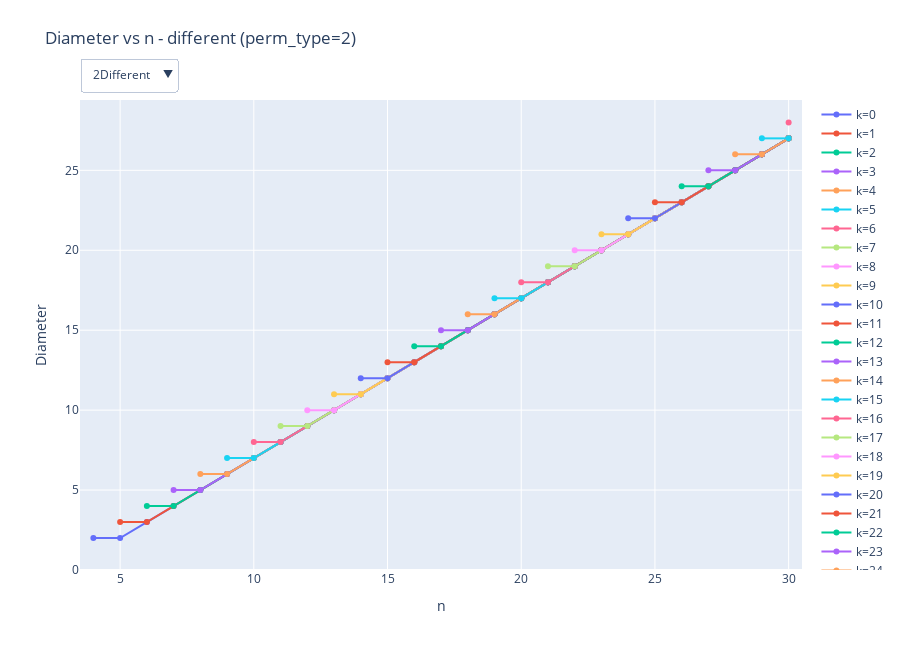

Notebook code cell kept with this figure:
### Markdown cell above
---
## Group 1: "different" (3 cosets)
- 2Different: [0, 1, 1, 1, ...]
- 3Different: [0, 1, 2, 2, ...]
- 4Different: [0, 1, 2, 3, 3, ...]

### Code cell
%%time
group_name = "different"

# Customize ranges as needed:
# - min_n, max_n: range of n values to compute
# - k_range: tuple (k_min, k_max) or None for all valid k
# - Results are cached: only new (coset, k, n) combinations are computed
results = run_group(group_name, COSET_GROUPS[group_name],
                    min_n=4, max_n=30, k_range=None)
df = save_results(group_name, results, COSET_GROUPS[group_name], append=True)
plot_group_results(group_name, df)
print("\nSample data:")
display(df.head(15))

### Figure 1 — Plotly figure (JSON) as saved in the notebook; plotly's stock layout.template omitted (floating-point values rounded to 4 significant figures)
{"data": [{"hovertemplate": "n=%{x}<br>diameter=%{y}<br>k=0", "mode": "lines+markers", "name": "k=0", "type": "scatter", "visible": true, "x": [4, 5, 6, 7, 8, 9, 10, 11, 12, 13, 14, 15, 16, 17, 18, 19, 20, 21, 22, 23, 24, 25, 26, 27, 28, 29, 30], "y": [2, 2, 3, 4, 5, 6, 7, 8, 9, 10, 11, 12, 13, 14, 15, 16, 17, 18, 19, 20, 21, 22, 23, 24, 25, 26, 27]}, {"hovertemplate": "n=%{x}<br>diameter=%{y}<br>k=1", "mode": "lines+markers", "name": "k=1", "type": "scatter", "visible": true, "x": [5, 6, 7, 8, 9, 10, 11, 12, 13, 14, 15, 16, 17, 18, 19, 20, 21, 22, 23, 24, 25, 26, 27, 28, 29, 30], "y": [3, 3, 4, 5, 6, 7, 8, 9, 10, 11, 12, 13, 14, 15, 16, 17, 18, 19, 20, 21, 22, 23, 24, 25, 26, 27]}, {"hovertemplate": "n=%{x}<br>diameter=%{y}<br>k=2", "mode": "lines+markers", "name": "k=2", "type": "scatter", "visible": true, "x": [6, 7, 8, 9, 10, 11, 12, 13, 14, 15, 16, 17, 18, 19, 20, 21, 22, 23, 24, 25, 26, 27, 28, 29, 30], "y": [4, 4, 5, 6, 7, 8, 9, 10, 11, 12, 13, 14, 15, 16, 17, 18, 19, 20, 21, 22, 23, 24, 25, 26, 27]}, {"hovertemplate": "n=%{x}<br>diameter=%{y}<br>k=3", "mode": "lines+markers", "name": "k=3", "type": "scatter", "visible": true, "x": [7, 8, 9, 10, 11, 12, 13, 14, 15, 16, 17, 18, 19, 20, 21, 22, 23, 24, 25, 26, 27, 28, 29, 30], "y": [5, 5, 6, 7, 8, 9, 10, 11, 12, 13, 14, 15, 16, 17, 18, 19, 20, 21, 22, 23, 24, 25, 26, 27]}, {"hovertemplate": "n=%{x}<br>diameter=%{y}<br>k=4", "mode": "lines+markers", "name": "k=4", "type": "scatter", "visible": true, "x": [8, 9, 10, 11, 12, 13, 14, 15, 16, 17, 18, 19, 20, 21, 22, 23, 24, 25, 26, 27, 28, 29, 30], "y": [6, 6, 7, 8, 9, 10, 11, 12, 13, 14, 15, 16, 17, 18, 19, 20, 21, 22, 23, 24, 25, 26, 27]}, {"hovertemplate": "n=%{x}<br>diameter=%{y}<br>k=5", "mode": "lines+markers", "name": "k=5", "type": "scatter", "visible": true, "x": [9, 10, 11, 12, 13, 14, 15, 16, 17, 18, 19, 20, 21, 22, 23, 24, 25, 26, 27, 28, 29, 30], "y": [7, 7, 8, 9, 10, 11, 12, 13, 14, 15, 16, 17, 18, 19, 20, 21, 22, 23, 24, 25, 26, 27]}, {"hovertemplate": "n=%{x}<br>diameter=%{y}<br>k=6", "mode": "lines+markers", "name": "k=6", "type": "scatter", "visible": true, "x": [10, 11, 12, 13, 14, 15, 16, 17, 18, 19, 20, 21, 22, 23, 24, 25, 26, 27, 28, 29, 30], "y": [8, 8, 9, 10, 11, 12, 13, 14, 15, 16, 17, 18, 19, 20, 21, 22, 23, 24, 25, 26, 27]}, {"hovertemplate": "n=%{x}<br>diameter=%{y}<br>k=7", "mode": "lines+markers", "name": "k=7", "type": "scatter", "visible": true, "x": [11, 12, 13, 14, 15, 16, 17, 18, 19, 20, 21, 22, 23, 24, 25, 26, 27, 28, 29, 30], "y": [9, 9, 10, 11, 12, 13, 14, 15, 16, 17, 18, 19, 20, 21, 22, 23, 24, 25, 26, 27]}, {"hovertemplate": "n=%{x}<br>diameter=%{y}<br>k=8", "mode": "lines+markers", "name": "k=8", "type": "scatter", "visible": true, "x": [12, 13, 14, 15, 16, 17, 18, 19, 20, 21, 22, 23, 24, 25, 26, 27, 28, 29, 30], "y": [10, 10, 11, 12, 13, 14, 15, 16, 17, 18, 19, 20, 21, 22, 23, 24, 25, 26, 27]}, {"hovertemplate": "n=%{x}<br>diameter=%{y}<br>k=9", "mode": "lines+markers", "name": "k=9", "type": "scatter", "visible": true, "x": [13, 14, 15, 16, 17, 18, 19, 20, 21, 22, 23, 24, 25, 26, 27, 28, 29, 30], "y": [11, 11, 12, 13, 14, 15, 16, 17, 18, 19, 20, 21, 22, 23, 24, 25, 26, 27]}, {"hovertemplate": "n=%{x}<br>diameter=%{y}<br>k=10", "mode": "lines+markers", "name": "k=10", "type": "scatter", "visible": true, "x": [14, 15, 16, 17, 18, 19, 20, 21, 22, 23, 24, 25, 26, 27, 28, 29, 30], "y": [12, 12, 13, 14, 15, 16, 17, 18, 19, 20, 21, 22, 23, 24, 25, 26, 27]}, {"hovertemplate": "n=%{x}<br>diameter=%{y}<br>k=11", "mode": "lines+markers", "name": "k=11", "type": "scatter", "visible": true, "x": [15, 16, 17, 18, 19, 20, 21, 22, 23, 24, 25, 26, 27, 28, 29, 30], "y": [13, 13, 14, 15, 16, 17, 18, 19, 20, 21, 22, 23, 24, 25, 26, 27]}, {"hovertemplate": "n=%{x}<br>diameter=%{y}<br>k=12", "mode": "lines+markers", "name": "k=12", "type": "scatter", "visible": true, "x": [16, 17, 18, 19, 20, 21, 22, 23, 24, 25, 26, 27, 28, 29, 30], "y": [14, 14, 15, 16, 17, 18, 19, 20, 21, 22, 23, 24, 25, 26, 27]}, {"hovertemplate": "n=%{x}<br>diameter=%{y}<br>k=13", "mode": "lines+markers", "name": "k=13", "type": "scatter", "visible": true, "x": [17, 18, 19, 20, 21, 22, 23, 24, 25, 26, 27, 28, 29, 30], "y": [15, 15, 16, 17, 18, 19, 20, 21, 22, 23, 24, 25, 26, 27]}, {"hovertemplate": "n=%{x}<br>diameter=%{y}<br>k=14", "mode": "lines+markers", "name": "k=14", "type": "scatter", "visible": true, "x": [18, 19, 20, 21, 22, 23, 24, 25, 26, 27, 28, 29, 30], "y": [16, 16, 17, 18, 19, 20, 21, 22, 23, 24, 25, 26, 27]}, {"hovertemplate": "n=%{x}<br>diameter=%{y}<br>k=15", "mode": "lines+markers", "name": "k=15", "type": "scatter", "visible": true, "x": [19, 20, 21, 22, 23, 24, 25, 26, 27, 28, 29, 30], "y": [17, 17, 18, 19, 20, 21, 22, 23, 24, 25, 26, 27]}, {"hovertemplate": "n=%{x}<br>diameter=%{y}<br>k=16", "mode": "lines+markers", "name": "k=16", "type": "scatter", "visible": true, "x": [20, 21, 22, 23, 24, 25, 26, 27, 28, 29, 30], "y": [18, 18, 19, 20, 21, 22, 23, 24, 25, 26, 27]}, {"hovertemplate": "n=%{x}<br>diameter=%{y}<br>k=17", "mode": "lines+markers", "name": "k=17", "type": "scatter", "visible": true, "x": [21, 22, 23, 24, 25, 26, 27, 28, 29, 30], "y": [19, 19, 20, 21, 22, 23, 24, 25, 26, 27]}, {"hovertemplate": "n=%{x}<br>diameter=%{y}<br>k=18", "mode": "lines+markers", "name": "k=18", "type": "scatter", "visible": true, "x": [22, 23, 24, 25, 26, 27, 28, 29, 30], "y": [20, 20, 21, 22, 23, 24, 25, 26, 27]}, {"hovertemplate": "n=%{x}<br>diameter=%{y}<br>k=19", "mode": "lines+markers", "name": "k=19", "type": "scatter", "visible": true, "x": [23, 24, 25, 26, 27, 28, 29, 30], "y": [21, 21, 22, 23, 24, 25, 26, 27]}, {"hovertemplate": "n=%{x}<br>diameter=%{y}<br>k=20", "mode": "lines+markers", "name": "k=20", "type": "scatter", "visible": true, "x": [24, 25, 26, 27, 28, 29, 30], "y": [22, 22, 23, 24, 25, 26, 27]}, {"hovertemplate": "n=%{x}<br>diameter=%{y}<br>k=21", "mode": "lines+markers", "name": "k=21", "type": "scatter", "visible": true, "x": [25, 26, 27, 28, 29, 30], "y": [23, 23, 24, 25, 26, 27]}, {"hovertemplate": "n=%{x}<br>diameter=%{y}<br>k=22", "mode": "lines+markers", "name": "k=22", "type": "scatter", "visible": true, "x": [26, 27, 28, 29, 30], "y": [24, 24, 25, 26, 27]}, {"hovertemplate": "n=%{x}<br>diameter=%{y}<br>k=23", "mode": "lines+markers", "name": "k=23", "type": "scatter", "visible": true, "x": [27, 28, 29, 30], "y": [25, 25, 26, 27]}, {"hovertemplate": "n=%{x}<br>diameter=%{y}<br>k=24", "mode": "lines+markers", "name": "k=24", "type": "scatter", "visible": true, "x": [28, 29, 30], "y": [26, 26, 27]}, {"hovertemplate": "n=%{x}<br>diameter=%{y}<br>k=25", "mode": "lines+markers", "name": "k=25", "type": "scatter", "visible": true, "x": [29, 30], "y": [27, 27]}, {"hovertemplate": "n=%{x}<br>diameter=%{y}<br>k=26", "mode": "lines+markers", "name": "k=26", "type": "scatter", "visible": true, "x": [30], "y": [28]}, {"hovertemplate": "n=%{x}<br>diameter=%{y}<br>k=0", "mode": "lines+markers", "name": "k=0", "type": "scatter", "visible": false, "x": [4, 5, 6, 7, 8, 9, 10, 11, 12, 13, 14, 15, 16, 17, 18, 19, 20, 21, 22, 23, 24, 25, 26, 27, 28, 29, 30], "y": [2, 6, 5, 11, 7, 16, 11, 21, 14, 28, 18, 35, 21, 42, 25, 49, 28, 56, 32, 63, 35, 70, 39, 77, 42, 84, 46]}, {"hovertemplate": "n=%{x}<br>diameter=%{y}<br>k=1", "mode": "lines+markers", "name": "k=1", "type": "scatter", "visible": false, "x": [5, 6, 7, 8, 9, 10, 11, 12, 13, 14, 15, 16, 17, 18, 19, 20, 21, 22, 23, 24, 25, 26, 27, 28, 29, 30], "y": [4, 4, 10, 11, 8, 17, 18, 14, 24, 25, 18, 32, 34, 24, 42, 44, 28, 52, 54, 34, 62, 64, 38, 72, 74, 44]}, {"hovertemplate": "n=%{x}<br>diameter=%{y}<br>k=2", "mode": "lines+markers", "name": "k=2", "type": "scatter", "visible": false, "x": [6, 7, 8, 9, 10, 11, 12, 13, 14, 15, 16, 17, 18, 19, 20, 21, 22, 23, 24, 25, 26, 27, 28, 29, 30], "y": [5, 10, 7, 13, 9, 19, 12, 22, 16, 29, 20, 34, 22, 42, 25, 47, 29, 55, 33, 60, 35, 68, 38, 73, 42]}, {"hovertemplate": "n=%{x}<br>diameter=%{y}<br>k=3", "mode": "lines+markers", "name": "k=3", "type": "scatter", "visible": false, "x": [7, 8, 9, 10, 11, 12, 13, 14, 15, 16, 17, 18, 19, 20, 21, 22, 23, 24, 25, 26, 27, 28, 29, 30], "y": [11, 17, 18, 9, 23, 33, 39, 35, 16, 41, 55, 61, 55, 25, 61, 77, 83, 73, 32, 79, 103, 110, 93, 41]}, {"hovertemplate": "n=%{x}<br>diameter=%{y}<br>k=4", "mode": "lines+markers", "name": "k=4", "type": "scatter", "visible": false, "x": [8, 9, 10, 11, 12, 13, 14, 15, 16, 17, 18, 19, 20, 21, 22, 23, 24, 25, 26, 27, 28, 29, 30], "y": [8, 11, 14, 28, 11, 35, 21, 24, 27, 54, 20, 61, 35, 43, 43, 84, 30, 93, 54, 62, 62, 116, 39]}, {"hovertemplate": "n=%{x}<br>diameter=%{y}<br>k=5", "mode": "lines+markers", "name": "k=5", "type": "scatter", "visible": false, "x": [9, 10, 11, 12, 13, 14, 15, 16, 17, 18, 19, 20, 21, 22, 23, 24, 25, 26, 27, 28, 29, 30], "y": [18, 17, 23, 39, 40, 13, 50, 63, 47, 53, 84, 79, 24, 89, 108, 77, 83, 129, 122, 35, 132, 153]}, {"hovertemplate": "n=%{x}<br>diameter=%{y}<br>k=6", "mode": "lines+markers", "name": "k=6", "type": "scatter", "visible": false, "x": [10, 11, 12, 13, 14, 15, 16, 17, 18, 19, 20, 21, 22, 23, 24, 25, 26, 27, 28, 29, 30], "y": [14, 27, 16, 38, 27, 55, 15, 66, 40, 78, 33, 89, 54, 106, 28, 117, 67, 129, 57, 140, 86]}, {"hovertemplate": "n=%{x}<br>diameter=%{y}<br>k=7", "mode": "lines+markers", "name": "k=7", "type": "scatter", "visible": false, "x": [11, 12, 13, 14, 15, 16, 17, 18, 19, 20, 21, 22, 23, 24, 25, 26, 27, 28, 29, 30], "y": [25, 21, 31, 35, 27, 69, 71, 17, 85, 101, 49, 79, 86, 59, 145, 139, 32, 153, 177, 81]}, {"hovertemplate": "n=%{x}<br>diameter=%{y}<br>k=8", "mode": "lines+markers", "name": "k=8", "type": "scatter", "visible": false, "x": [12, 13, 14, 15, 16, 17, 18, 19, 20, 21, 22, 23, 24, 25, 26, 27, 28, 29, 30], "y": [19, 27, 24, 21, 27, 54, 46, 90, 19, 105, 61, 90, 58, 42, 60, 117, 88, 174, 36]}, {"hovertemplate": "n=%{x}<br>diameter=%{y}<br>k=9", "mode": "lines+markers", "name": "k=9", "type": "scatter", "visible": false, "x": [13, 14, 15, 16, 17, 18, 19, 20, 21, 22, 23, 24, 25, 26, 27, 28, 29, 30], "y": [34, 37, 36, 51, 55, 53, 77, 107, 110, 21, 128, 147, 129, 105, 135, 137, 122, 169]}, {"hovertemplate": "n=%{x}<br>diameter=%{y}<br>k=10", "mode": "lines+markers", "name": "k=10", "type": "scatter", "visible": false, "x": [14, 15, 16, 17, 18, 19, 20, 21, 22, 23, 24, 25, 26, 27, 28, 29, 30], "y": [25, 27, 28, 66, 26, 85, 37, 52, 67, 133, 23, 152, 88, 77, 66, 191, 51]}, {"hovertemplate": "n=%{x}<br>diameter=%{y}<br>k=11", "mode": "lines+markers", "name": "k=11", "type": "scatter", "visible": false, "x": [15, 16, 17, 18, 19, 20, 21, 22, 23, 24, 25, 26, 27, 28, 29, 30], "y": [43, 38, 47, 65, 72, 81, 98, 79, 97, 153, 157, 25, 179, 201, 145, 139]}, {"hovertemplate": "n=%{x}<br>diameter=%{y}<br>k=12", "mode": "lines+markers", "name": "k=12", "type": "scatter", "visible": false, "x": [16, 17, 18, 19, 20, 21, 22, 23, 24, 25, 26, 27, 28, 29, 30], "y": [30, 49, 35, 60, 47, 31, 56, 95, 58, 128, 94, 184, 27, 207, 117]}, {"hovertemplate": "n=%{x}<br>diameter=%{y}<br>k=13", "mode": "lines+markers", "name": "k=13", "type": "scatter", "visible": false, "x": [17, 18, 19, 20, 21, 22, 23, 24, 25, 26, 27, 28, 29, 30], "y": [52, 37, 49, 35, 48, 101, 109, 65, 47, 105, 80, 207, 212, 29]}, {"hovertemplate": "n=%{x}<br>diameter=%{y}<br>k=14", "mode": "lines+markers", "name": "k=14", "type": "scatter", "visible": false, "x": [18, 19, 20, 21, 22, 23, 24, 25, 26, 27, 28, 29, 30], "y": [36, 51, 37, 76, 49, 121, 36, 148, 70, 136, 70, 152, 123]}, {"hovertemplate": "n=%{x}<br>diameter=%{y}<br>k=15", "mode": "lines+markers", "name": "k=15", "type": "scatter", "visible": false, "x": [19, 20, 21, 22, 23, 24, 25, 26, 27, 28, 29, 30], "y": [61, 62, 64, 93, 91, 91, 130, 143, 120, 147, 192, 139]}, {"hovertemplate": "n=%{x}<br>diameter=%{y}<br>k=16", "mode": "lines+markers", "name": "k=16", "type": "scatter", "visible": false, "x": [20, 21, 22, 23, 24, 25, 26, 27, 28, 29, 30], "y": [41, 43, 45, 92, 42, 90, 81, 41, 92, 133, 57]}, {"hovertemplate": "n=%{x}<br>diameter=%{y}<br>k=17", "mode": "lines+markers", "name": "k=17", "type": "scatter", "visible": false, "x": [21, 22, 23, 24, 25, 26, 27, 28, 29, 30], "y": [70, 64, 66, 83, 110, 137, 136, 167, 179, 181]}, {"hovertemplate": "n=%{x}<br>diameter=%{y}<br>k=18", "mode": "lines+markers", "name": "k=18", "type": "scatter", "visible": false, "x": [22, 23, 24, 25, 26, 27, 28, 29, 30], "y": [47, 75, 49, 47, 72, 131, 65, 192, 46]}, {"hovertemplate": "n=%{x}<br>diameter=%{y}<br>k=19", "mode": "lines+markers", "name": "k=19", "type": "scatter", "visible": false, "x": [23, 24, 25, 26, 27, 28, 29, 30], "y": [79, 53, 81, 99, 73, 49, 157, 93]}, {"hovertemplate": "n=%{x}<br>diameter=%{y}<br>k=20", "mode": "lines+markers", "name": "k=20", "type": "scatter", "visible": false, "x": [24, 25, 26, 27, 28, 29, 30], "y": [52, 77, 56, 124, 74, 151, 96]}, {"hovertemplate": "n=%{x}<br>diameter=%{y}<br>k=21", "mode": "lines+markers", "name": "k=21", "type": "scatter", "visible": false, "x": [25, 26, 27, 28, 29, 30], "y": [88, 88, 83, 124, 129, 173]}, {"hovertemplate": "n=%{x}<br>diameter=%{y}<br>k=22", "mode": "lines+markers", "name": "k=22", "type": "scatter", "visible": false, "x": [26, 27, 28, 29, 30], "y": [58, 59, 58, 108, 57]}, {"hovertemplate": "n=%{x}<br>diameter=%{y}<br>k=23", "mode": "lines+markers", "name": "k=23", "type": "scatter", "visible": false, "x": [27, 28, 29, 30], "y": [97, 90, 98, 61]}, {"hovertemplate": "n=%{x}<br>diameter=%{y}<br>k=24", "mode": "lines+markers", "name": "k=24", "type": "scatter", "visible": false, "x": [28, 29, 30], "y": [63, 101, 66]}, {"hovertemplate": "n=%{x}<br>diameter=%{y}<br>k=25", "mode": "lines+markers", "name": "k=25", "type": "scatter", "visible": false, "x": [29, 30], "y": [106, 69]}, {"hovertemplate": "n=%{x}<br>diameter=%{y}<br>k=26", "mode": "lines+markers", "name": "k=26", "type": "scatter", "visible": false, "x": [30], "y": [69]}, {"hovertemplate": "n=%{x}<br>diameter=%{y}<br>k=0", "mode": "lines+markers", "name": "k=0", "type": "scatter", "visible": false, "x": [4, 5, 6, 7, 8, 9, 10, 11, 12, 13, 14, 15, 16, 17, 18, 19, 20, 21, 22, 23, 24, 25, 26, 27, 28, 29, 30], "y": [2, 7, 6, 14, 10, 22, 15, 29, 18, 37, 24, 44, 28, 51, 32, 59, 37, 66, 41, 73, 45, 81, 50, 88, 54, 95, 60]}, {"hovertemplate": "n=%{x}<br>diameter=%{y}<br>k=1", "mode": "lines+markers", "name": "k=1", "type": "scatter", "visible": false, "x": [5, 6, 7, 8, 9, 10, 11, 12, 13, 14, 15, 16, 17, 18, 19, 20, 21, 22, 23, 24, 25, 26, 27, 28, 29, 30], "y": [7, 7, 15, 19, 10, 28, 33, 16, 42, 47, 21, 56, 61, 27, 70, 75, 32, 85, 92, 38, 102, 109, 44, 119, 126, 49]}, {"hovertemplate": "n=%{x}<br>diameter=%{y}<br>k=2", "mode": "lines+markers", "name": "k=2", "type": "scatter", "visible": false, "x": [6, 7, 8, 9, 10, 11, 12, 13, 14, 15, 16, 17, 18, 19, 20, 21, 22, 23, 24, 25, 26, 27, 28, 29, 30], "y": [6, 14, 8, 23, 15, 33, 15, 41, 24, 51, 22, 61, 34, 70, 30, 83, 47, 92, 36, 105, 60, 114, 43, 127, 73]}, {"hovertemplate": "n=%{x}<br>diameter=%{y}<br>k=3", "mode": "lines+markers", "name": "k=3", "type": "scatter", "visible": false, "x": [7, 8, 9, 10, 11, 12, 13, 14, 15, 16, 17, 18, 19, 20, 21, 22, 23, 24, 25, 26, 27, 28, 29, 30], "y": [15, 21, 29, 10, 40, 45, 51, 62, 19, 73, 78, 82, 95, 27, 106, 113, 119, 129, 37, 142, 151, 157, 167, 46]}, {"hovertemplate": "n=%{x}<br>diameter=%{y}<br>k=4", "mode": "lines+markers", "name": "k=4", "type": "scatter", "visible": false, "x": [8, 9, 10, 11, 12, 13, 14, 15, 16, 17, 18, 19, 20, 21, 22, 23, 24, 25, 26, 27, 28, 29, 30], "y": [11, 15, 21, 45, 12, 62, 37, 32, 45, 94, 23, 114, 63, 53, 71, 148, 33, 166, 89, 74, 101, 206, 44]}, {"hovertemplate": "n=%{x}<br>diameter=%{y}<br>k=5", "mode": "lines+markers", "name": "k=5", "type": "scatter", "visible": false, "x": [9, 10, 11, 12, 13, 14, 15, 16, 17, 18, 19, 20, 21, 22, 23, 24, 25, 26, 27, 28, 29, 30], "y": [23, 30, 40, 48, 60, 16, 80, 84, 90, 100, 110, 127, 27, 147, 151, 150, 160, 172, 195, 39, 217, 218]}, {"hovertemplate": "n=%{x}<br>diameter=%{y}<br>k=6", "mode": "lines+markers", "name": "k=6", "type": "scatter", "visible": false, "x": [10, 11, 12, 13, 14, 15, 16, 17, 18, 19, 20, 21, 22, 23, 24, 25, 26, 27, 28, 29, 30], "y": [18, 37, 21, 57, 39, 80, 18, 101, 61, 116, 44, 139, 82, 162, 31, 186, 105, 200, 71, 224, 124]}, {"hovertemplate": "n=%{x}<br>diameter=%{y}<br>k=7", "mode": "lines+markers", "name": "k=7", "type": "scatter", "visible": false, "x": [11, 12, 13, 14, 15, 16, 17, 18, 19, 20, 21, 22, 23, 24, 25, 26, 27, 28, 29, 30], "y": [33, 24, 51, 61, 35, 89, 98, 20, 122, 129, 59, 146, 155, 77, 195, 202, 35, 226, 236, 101]}, {"hovertemplate": "n=%{x}<br>diameter=%{y}<br>k=8", "mode": "lines+markers", "name": "k=8", "type": "scatter", "visible": false, "x": [12, 13, 14, 15, 16, 17, 18, 19, 20, 21, 22, 23, 24, 25, 26, 27, 28, 29, 30], "y": [24, 47, 34, 26, 46, 99, 64, 122, 22, 147, 85, 173, 98, 56, 108, 225, 121, 246, 39]}, {"hovertemplate": "n=%{x}<br>diameter=%{y}<br>k=9", "mode": "lines+markers", "name": "k=9", "type": "scatter", "visible": false, "x": [13, 14, 15, 16, 17, 18, 19, 20, 21, 22, 23, 24, 25, 26, 27, 28, 29, 30], "y": [43, 54, 62, 84, 99, 98, 123, 135, 144, 24, 172, 193, 206, 200, 247, 259, 236, 281]}, {"hovertemplate": "n=%{x}<br>diameter=%{y}<br>k=10", "mode": "lines+markers", "name": "k=10", "type": "scatter", "visible": false, "x": [14, 15, 16, 17, 18, 19, 20, 21, 22, 23, 24, 25, 26, 27, 28, 29, 30], "y": [31, 32, 34, 83, 31, 111, 48, 61, 86, 173, 26, 201, 116, 95, 79, 251, 67]}, {"hovertemplate": "n=%{x}<br>diameter=%{y}<br>k=11", "mode": "lines+markers", "name": "k=11", "type": "scatter", "visible": false, "x": [15, 16, 17, 18, 19, 20, 21, 22, 23, 24, 25, 26, 27, 28, 29, 30], "y": [53, 64, 73, 95, 118, 137, 140, 145, 182, 200, 199, 28, 233, 265, 280, 262]}, {"hovertemplate": "n=%{x}<br>diameter=%{y}<br>k=12", "mode": "lines+markers", "name": "k=12", "type": "scatter", "visible": false, "x": [16, 17, 18, 19, 20, 21, 22, 23, 24, 25, 26, 27, 28, 29, 30], "y": [37, 71, 49, 99, 71, 36, 88, 166, 96, 213, 121, 240, 30, 270, 150]}, {"hovertemplate": "n=%{x}<br>diameter=%{y}<br>k=13", "mode": "lines+markers", "name": "k=13", "type": "scatter", "visible": false, "x": [17, 18, 19, 20, 21, 22, 23, 24, 25, 26, 27, 28, 29, 30], "y": [62, 42, 84, 42, 66, 154, 173, 83, 61, 198, 97, 273, 277, 32]}, {"hovertemplate": "n=%{x}<br>diameter=%{y}<br>k=14", "mode": "lines+markers", "name": "k=14", "type": "scatter", "visible": false, "x": [18, 19, 20, 21, 22, 23, 24, 25, 26, 27, 28, 29, 30], "y": [44, 82, 42, 124, 79, 159, 41, 199, 120, 246, 83, 289, 157]}, {"hovertemplate": "n=%{x}<br>diameter=%{y}<br>k=15", "mode": "lines+markers", "name": "k=15", "type": "scatter", "visible": false, "x": [19, 20, 21, 22, 23, 24, 25, 26, 27, 28, 29, 30], "y": [71, 91, 97, 122, 158, 166, 191, 214, 226, 270, 260, 261]}, {"hovertemplate": "n=%{x}<br>diameter=%{y}<br>k=16", "mode": "lines+markers", "name": "k=16", "type": "scatter", "visible": false, "x": [20, 21, 22, 23, 24, 25, 26, 27, 28, 29, 30], "y": [50, 51, 66, 135, 50, 165, 114, 46, 133, 249, 74]}, {"hovertemplate": "n=%{x}<br>diameter=%{y}<br>k=17", "mode": "lines+markers", "name": "k=17", "type": "scatter", "visible": false, "x": [21, 22, 23, 24, 25, 26, 27, 28, 29, 30], "y": [81, 102, 110, 137, 182, 183, 217, 235, 258, 285]}, {"hovertemplate": "n=%{x}<br>diameter=%{y}<br>k=18", "mode": "lines+markers", "name": "k=18", "type": "scatter", "visible": false, "x": [22, 23, 24, 25, 26, 27, 28, 29, 30], "y": [56, 111, 55, 52, 109, 213, 86, 253, 51]}, {"hovertemplate": "n=%{x}<br>diameter=%{y}<br>k=19", "mode": "lines+markers", "name": "k=19", "type": "scatter", "visible": false, "x": [23, 24, 25, 26, 27, 28, 29, 30], "y": [90, 59, 123, 165, 91, 58, 234, 112]}, {"hovertemplate": "n=%{x}<br>diameter=%{y}<br>k=20", "mode": "lines+markers", "name": "k=20", "type": "scatter", "visible": false, "x": [24, 25, 26, 27, 28, 29, 30], "y": [63, 122, 83, 165, 111, 230, 142]}, {"hovertemplate": "n=%{x}<br>diameter=%{y}<br>k=21", "mode": "lines+markers", "name": "k=21", "type": "scatter", "visible": false, "x": [25, 26, 27, 28, 29, 30], "y": [99, 131, 136, 178, 218, 233]}, {"hovertemplate": "n=%{x}<br>diameter=%{y}<br>k=22", "mode": "lines+markers", "name": "k=22", "type": "scatter", "visible": false, "x": [26, 27, 28, 29, 30], "y": [69, 68, 68, 181, 62]}, {"hovertemplate": "n=%{x}<br>diameter=%{y}<br>k=23", "mode": "lines+markers", "name": "k=23", "type": "scatter", "visible": false, "x": [27, 28, 29, 30], "y": [109, 142, 149, 68]}, {"hovertemplate": "n=%{x}<br>diameter=%{y}<br>k=24", "mode": "lines+markers", "name": "k=24", "type": "scatter", "visible": false, "x": [28, 29, 30], "y": [75, 151, 100]}, {"hovertemplate": "n=%{x}<br>diameter=%{y}<br>k=25", "mode": "lines+markers", "name": "k=25", "type": "scatter", "visible": false, "x": [29, 30], "y": [118, 77]}, {"hovertemplate": "n=%{x}<br>diameter=%{y}<br>k=26", "mode": "lines+markers", "name": "k=26", "type": "scatter", "visible": false, "x": [30], "y": [83]}], "layout": {"height": 650, "legend": {"x": 1.02, "y": 1}, "margin": {"t": 100}, "title": {"text": "Diameter vs n - different (perm_type=2)", "y": 0.95}, "updatemenus": [{"buttons": [{"args": [{"visible": [true, true, true, true, true, true, true, true, true, true, true, true, true, true, true, true, true, true, true, true, true, true, true, true, true, true, true, false, false, false, false, false, false, false, false, false, false, false, false, false, false, false, false, false, false, false, false, false, false, false, false, false, false, false, false, false, false, false, false, false, false, false, false, false, false, false, false, false, false, false, false, false, false, false, false, false, false, false, false, false, false]}, {"xaxis.range": [3.5, 30.5], "yaxis.range": [0, 29.4]}], "label": "2Different", "method": "update"}, {"args": [{"visible": [false, false, false, false, false, false, false, false, false, false, false, false, false, false, false, false, false, false, false, false, false, false, false, false, false, false, false, true, true, true, true, true, true, true, true, true, true, true, true, true, true, true, true, true, true, true, true, true, true, true, true, true, true, true, false, false, false, false, false, false, false, false, false, false, false, false, false, false, false, false, false, false, false, false, false, false, false, false, false, false, false]}, {"xaxis.range": [3.5, 30.5], "yaxis.range": [0, 222.6]}], "label": "3Different", "method": "update"}, {"args": [{"visible": [false, false, false, false, false, false, false, false, false, false, false, false, false, false, false, false, false, false, false, false, false, false, false, false, false, false, false, false, false, false, false, false, false, false, false, false, false, false, false, false, false, false, false, false, false, false, false, false, false, false, false, false, false, false, true, true, true, true, true, true, true, true, true, true, true, true, true, true, true, true, true, true, true, true, true, true, true, true, true, true, true]}, {"xaxis.range": [3.5, 30.5], "yaxis.range": [0, 303.4]}], "label": "4Different", "method": "update"}], "direction": "down", "showactive": true, "x": 0, "xanchor": "left", "y": 1.02, "yanchor": "bottom"}], "xaxis": {"range": [3.5, 30.5], "title": {"text": "n"}}, "yaxis": {"range": [0, 29.4], "title": {"text": "Diameter"}}}}
